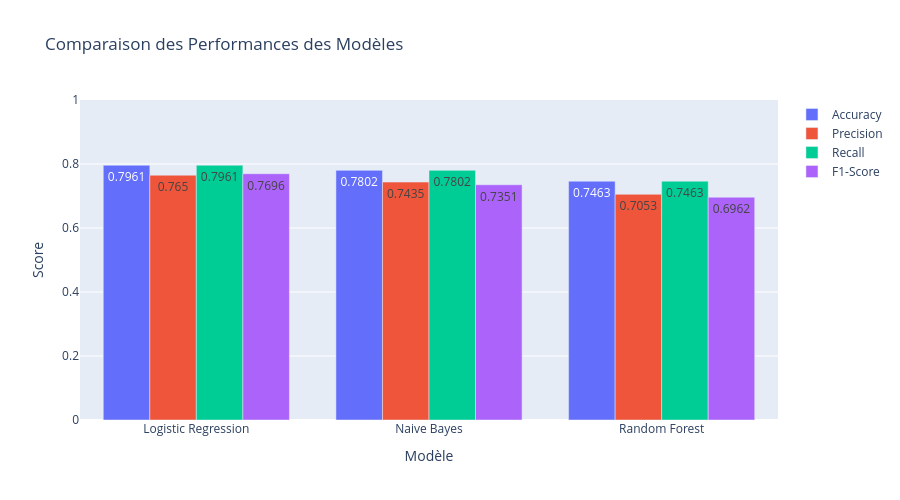

This figure's notebook cell:
### Markdown cell above
## 8️⃣ Évaluation des Modèles

Comparaison des performances des 3 modèles avec différentes métriques.

### Code cell
# Créer un DataFrame avec les résultats
results_df = pd.DataFrame({
    'Modèle': list(results.keys()),
    'Accuracy': [results[m]['accuracy'] for m in results.keys()],
    'Precision': [results[m]['precision'] for m in results.keys()],
    'Recall': [results[m]['recall'] for m in results.keys()],
    'F1-Score': [results[m]['f1'] for m in results.keys()],
    'Temps (s)': [results[m]['training_time'] for m in results.keys()]
})

print("=" * 80)
print("COMPARAISON DES MODÈLES")
print("=" * 80)
print(results_df.to_string(index=False))
print("=" * 80)

# Visualiser la comparaison
fig = go.Figure()

metrics = ['Accuracy', 'Precision', 'Recall', 'F1-Score']
for metric in metrics:
    fig.add_trace(go.Bar(
        name=metric,
        x=results_df['Modèle'],
        y=results_df[metric],
        text=results_df[metric].round(4),
        textposition='auto'
    ))

fig.update_layout(
    title='Comparaison des Performances des Modèles',
    xaxis_title='Modèle',
    yaxis_title='Score',
    barmode='group',
    yaxis_range=[0, 1],
    height=500
)

fig.show()

# Identifier le meilleur modèle
best_model_name = results_df.loc[results_df['F1-Score'].idxmax(), 'Modèle']
best_f1 = results_df['F1-Score'].max()
print(f"\n🏆 Meilleur modèle: {best_model_name} (F1-Score: {best_f1:.4f})")

### Figure 1 — Plotly figure (JSON) as saved in the notebook; plotly's stock layout.template omitted (floating-point values rounded to 4 significant figures)
{"data": [{"name": "Accuracy", "text": [0.7961, 0.7802, 0.7463], "textposition": "auto", "type": "bar", "x": ["Logistic Regression", "Naive Bayes", "Random Forest"], "y": [0.7961, 0.7802, 0.7463]}, {"name": "Precision", "text": [0.765, 0.7435, 0.7053], "textposition": "auto", "type": "bar", "x": ["Logistic Regression", "Naive Bayes", "Random Forest"], "y": [0.765, 0.7435, 0.7053]}, {"name": "Recall", "text": [0.7961, 0.7802, 0.7463], "textposition": "auto", "type": "bar", "x": ["Logistic Regression", "Naive Bayes", "Random Forest"], "y": [0.7961, 0.7802, 0.7463]}, {"name": "F1-Score", "text": [0.7696, 0.7351, 0.6962], "textposition": "auto", "type": "bar", "x": ["Logistic Regression", "Naive Bayes", "Random Forest"], "y": [0.7696, 0.7351, 0.6962]}], "layout": {"barmode": "group", "height": 500, "title": {"text": "Comparaison des Performances des Modèles"}, "xaxis": {"title": {"text": "Modèle"}}, "yaxis": {"range": [0, 1], "title": {"text": "Score"}}}}
